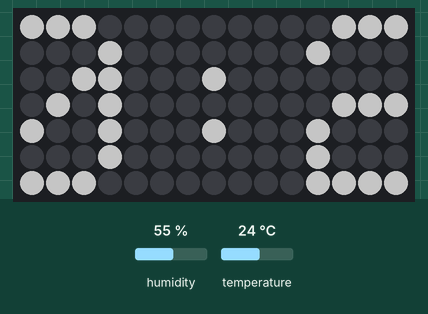
A program run on a simulated ESP8266 (Wemos D1 mini). Parts: 15×7 RGB LED matrix (first LED top left, wired row by row). The inputs (shaded band) are chosen by the test bench; at power-on: humidity 55 %, temperature 24 °C. Dim RGB values are drawn brighter than linear; WiFi joins after 1.5 s; servers stay silent unless stated; colours are those a GRB WS2812 strip shows for the declared byte order; network time is answered at once with the bench clock; the local clock reads 2024-03-15 10:24:30 at power-on unless the program sets it.

Above: at 3.29 s.
3.3 s: humidity set to 22 %
7.3 s: temperature set to 4 °C
At 13.87 s:
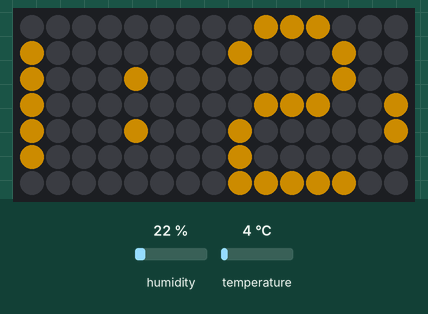
14.2 s: humidity set to 40 %
At 19.65 s:
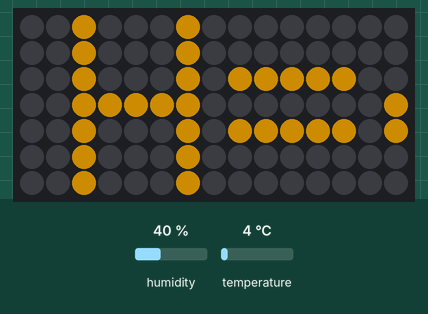
21.1 s: temperature set to 12 °C
At 26.72 s:
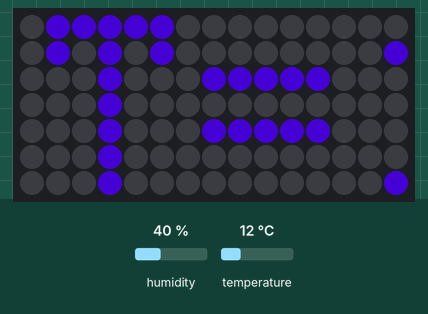

The program:

main.cpp
```cpp
#define FASTLED_ESP8266_RAW_PIN_ORDER

#include <Arduino.h>
#include <ESP8266WebServer.h>
#include <WiFiManager.h>
#include <ESP8266WiFi.h>
#include <WiFiUdp.h>
#include <NTPClient.h>
#include <Arduino.h>
#include <SPI.h>
#include <Adafruit_GFX.h>
#include <FastLED.h>
#include <FastLED_NeoMatrix.h>
#include "DHT.h"
#include "Adafruit_Sensor.h"
#define DHTPIN 13
#define DHTTYPE DHT22
#define PIN 2
#define mw 15
#define mh 7
#define NUMMATRIX (mw * mh)

const int GMT_time_offset = 7200;
const char *ssid = "ESP";          //  your network SSID (name)
const char *password = "12345679"; // your network password

WiFiUDP ntpUDP;
NTPClient timeClient(ntpUDP, GMT_time_offset);

CRGB matrixleds[NUMMATRIX];

FastLED_NeoMatrix *matrix = new FastLED_NeoMatrix(matrixleds, mw, mh, 1, 1,
                                                  NEO_MATRIX_TOP + NEO_MATRIX_LEFT + NEO_MATRIX_ROWS + NEO_MATRIX_ZIGZAG);

const uint16_t colors[] = {
    matrix->Color(255, 0, 0),
matrix->Color(155, 180, 0),
    matrix->Color(0, 125, 195),
matrix->Color(155, 0, 125),
    matrix->Color(0, 200, 155)
    };

int x = mw;
int pass = 0;
float h;
float t;
float f;
float hic;

DHT dht(DHTPIN, DHTTYPE);

void getHT()
{

  h = dht.readHumidity();
  t = dht.readTemperature();
  f = dht.readTemperature(false);

  if (isnan(h) || isnan(t) || isnan(f))
  {
    matrix->print(F("ERROR_DHT"));
    return;
  }
  hic = dht.computeHeatIndex(t, h, false);
}

void setup()
{

  WiFiManager wifiManager;
  wifiManager.autoConnect(ssid, password);
  dht.begin();
  FastLED.addLeds<WS2812B, PIN>(matrixleds, NUMMATRIX);
  matrix->begin();
  matrix->setTextWrap(false);
   // while ( WiFi.status() != WL_CONNECTED )
  delay(500);
  timeClient.begin();
  //timeClient.forceUpdate();
  FastLED.setMaxPowerInVoltsAndMilliamps(5, 500);
  FastLED.setBrightness(255);
  matrix->show();
}

void loop(){
  timeClient.update();
  EVERY_N_SECONDS(1){
  getHT();}
  matrix->fillScreen(0);
  matrix->setCursor(x, 0);
  String result = timeClient.getFormattedTime()+ " T=" + t+ "*C; H=" + h + "% ";
  matrix->print(result);
  matrix->show();

  int frames = result.length() * 6;
  if (--x < -frames){
    x = matrix->width();
    if (++pass >= 5)
    pass = 0;
    matrix->setTextColor(colors[pass]);
  }
  matrix->show();
  delay(50);
}
```
